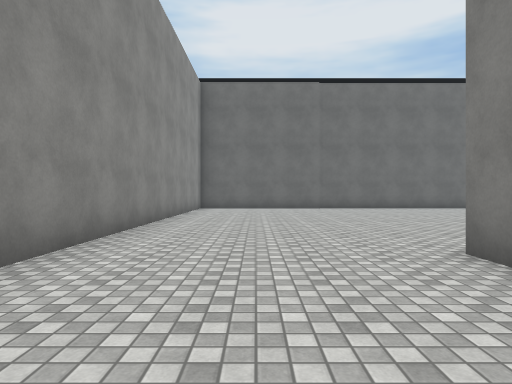
[1] (above)

23 first-person views from a walk through a scene from a Unity 3-D project. The camera is 1.3 m above the floor, looks level and sees 75° across. The floor is counted in squares, 2 m on a side. Each view is taken from the middle of a square. On the plan, view 1 faces up. The plan holds only what a view shows up to about 10 squares ahead; the rest is blank. The place goes on beyond the plan. The player is left out. Some animated figures are not drawn. Some surface patterns are stand-ins.

[2]
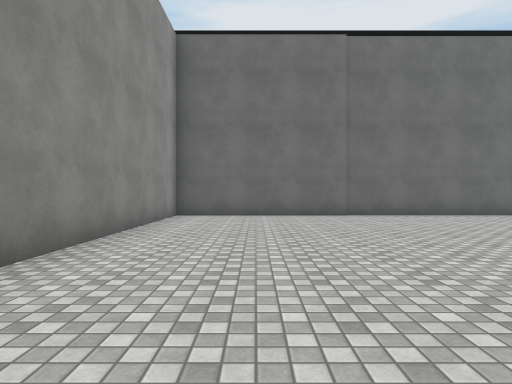

[3]
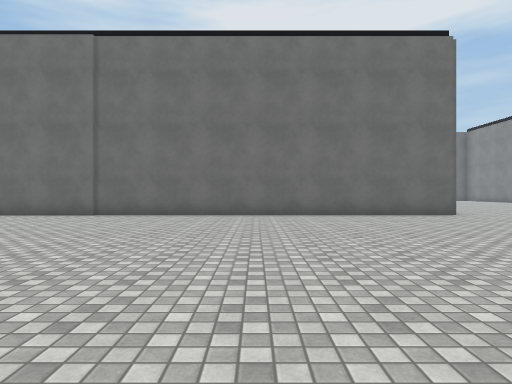

[4]
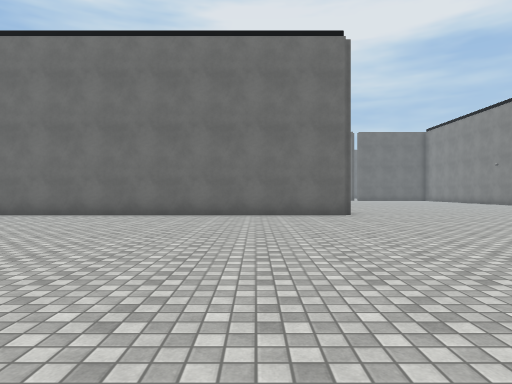

[5]
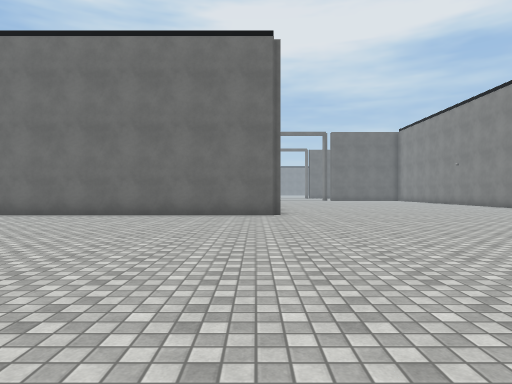

[6]
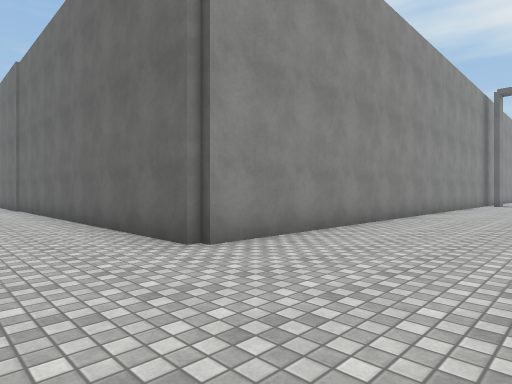

[7]
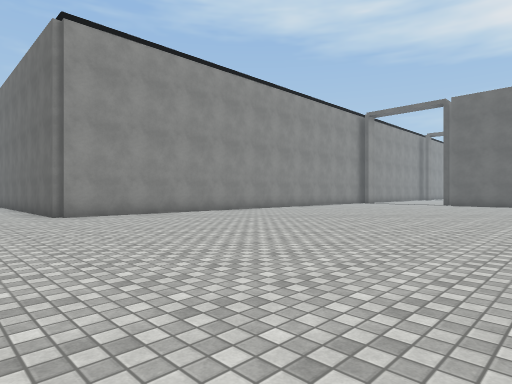

[8]
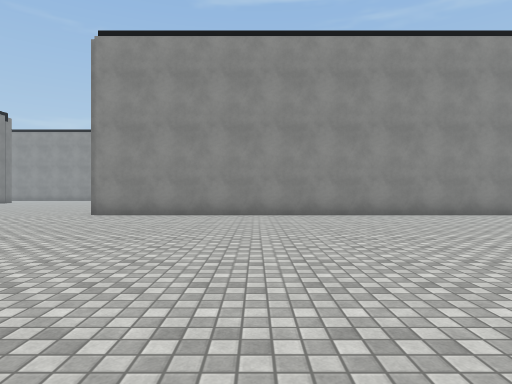

[9]
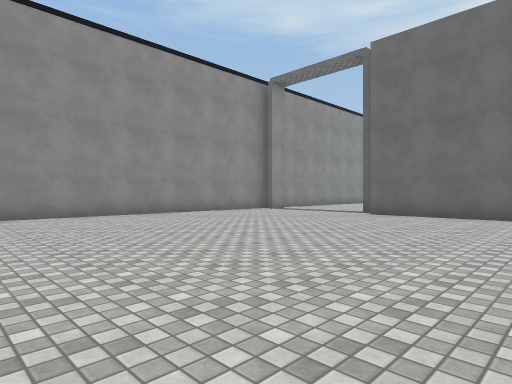

[10]
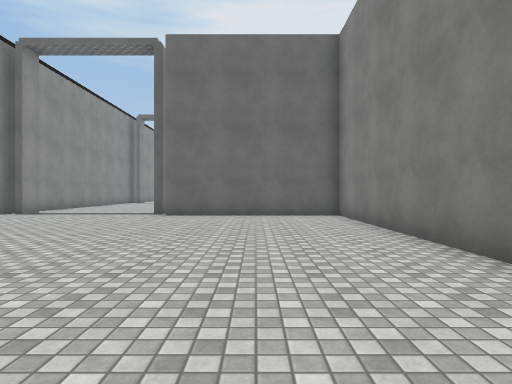

[11]
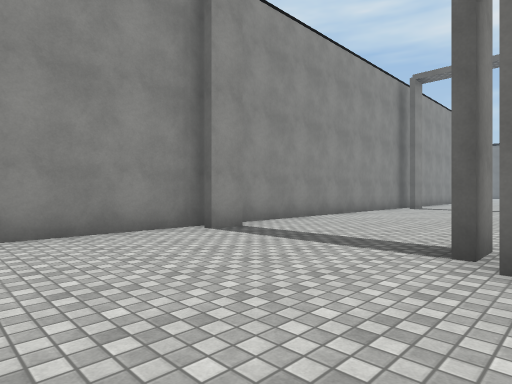

[12]
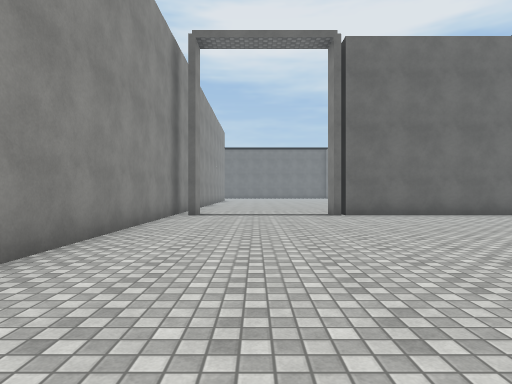

[13]
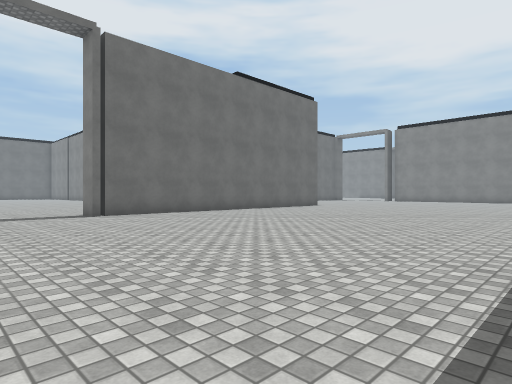

[14]
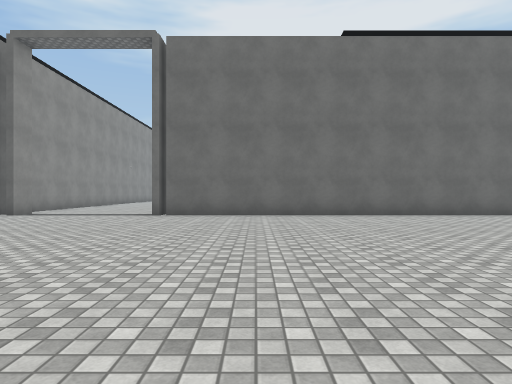

[15]
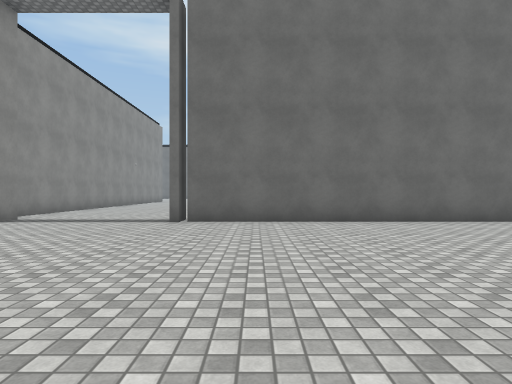

[16]
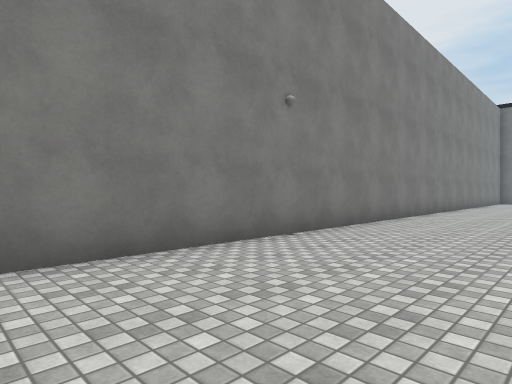

[17]
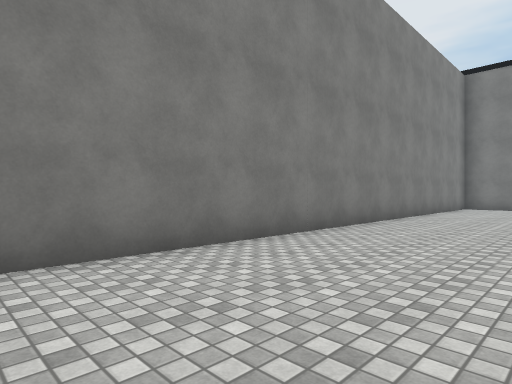

[18]
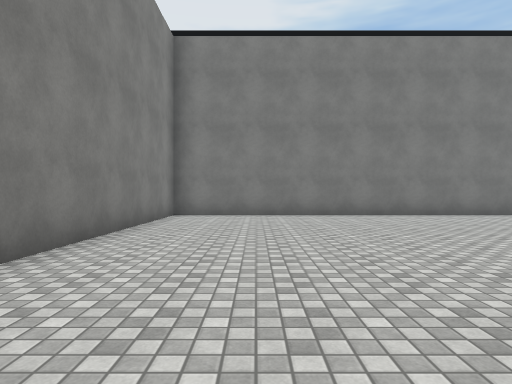

[19]
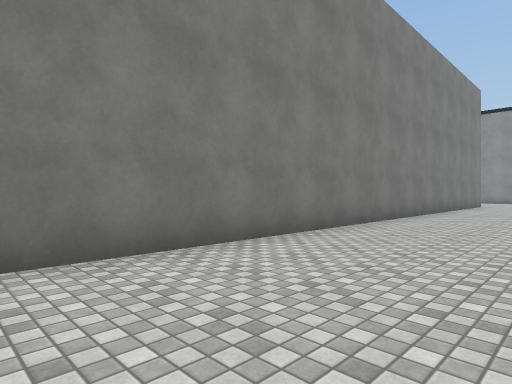

[20]
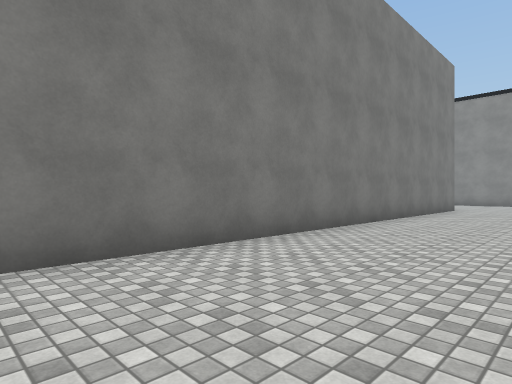

[21]
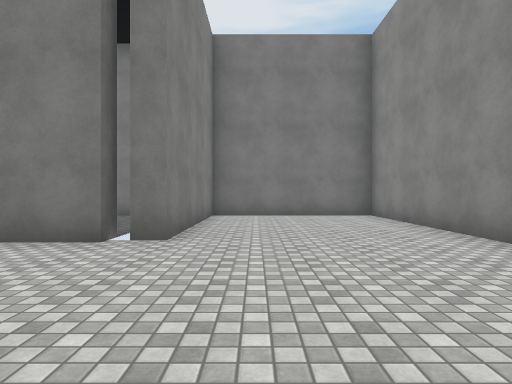

[22]
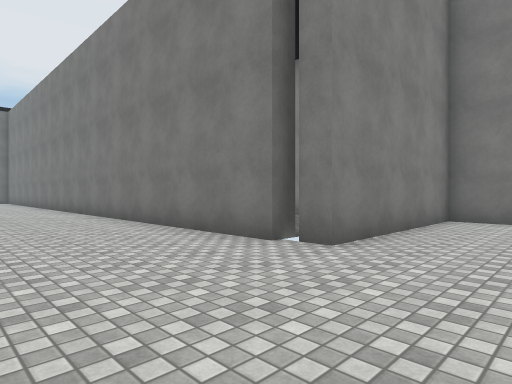

[23]
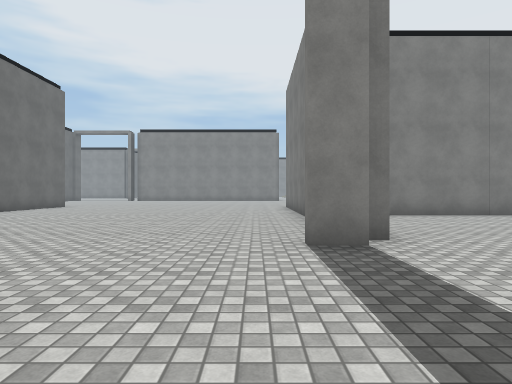

### Floor plan
Points are (right, up) in squares from view 1. A wall is a line through its corners. A room is listed if a view was taken in it or the views show most of it. See-through windows are left out.
Room 1 (views 1, 2, 3, 4, 5, 6, 7, 8, 9, 10, 11, 12, 13, 16, 17, 18, 19, 20, 21, 22)
walls: (3, 3.1) (3, 3.7) (22.3, 3.7) (22.3, 28.2) (17.5, 28.2); (17.1, 28.6) (17.1, 29.4); (13.3, 29.4) (13.3, 28.6); (12.7, 29.5) (12.7, 13.3) (-2.2, 13.3) (-2.2, -1.2) (2.2, -1.2) (2.2, 3.5) (2.8, 3.5)
ways out: opening at (15, 29) to room 2
Room 2 (views 14, 15, 23)
walls: (17.5, 38.2) (17.5, 38.8); (17.3, 39) (17.3, 38.1); (17.3, 29.4) (17.3, 28.6); (13.3, 39) (13.3, 38.1); (24.5, 38.3) (17.1, 38.3) (17.1, 39); (22, 28.7) (22.9, 28.7); (12.7, 41) (12.7, 29.5)
ways out: opening at (15, 29) to room 1

Where each view was taken, in squares from view 1:
view 1: 0 up, 0 right, facing up
view 2: 4 up, 0 right, facing up
view 3: 4 up, 7 right, facing up
view 4: 4 up, 10 right, facing up
view 5: 4 up, 12 right, facing up
view 6: 11 up, 16 right, facing up-left
view 7: 11 up, 22 right, facing up-left
view 8: 18 up, 22 right, facing left
view 9: 19 up, 22 right, facing up-left
view 10: 19 up, 20 right, facing up
view 11: 25 up, 18 right, facing up-left
view 12: 29 up, 15 right, facing up
view 13: 29 up, 14 right, facing up-right
view 14: 29 up, 20 right, facing up
view 15: 31 up, 19 right, facing up
view 16: 25 up, 19 right, facing down-right
view 17: 18 up, 19 right, facing down-right
view 18: 13 up, 20 right, facing down
view 19: 7 up, 20 right, facing down-left
view 20: 7 up, 16 right, facing down-left
view 21: 8 up, 1 right, facing down
view 22: 7 up, 0 right, facing down-right
view 23: 30 up, 13 right, facing right
